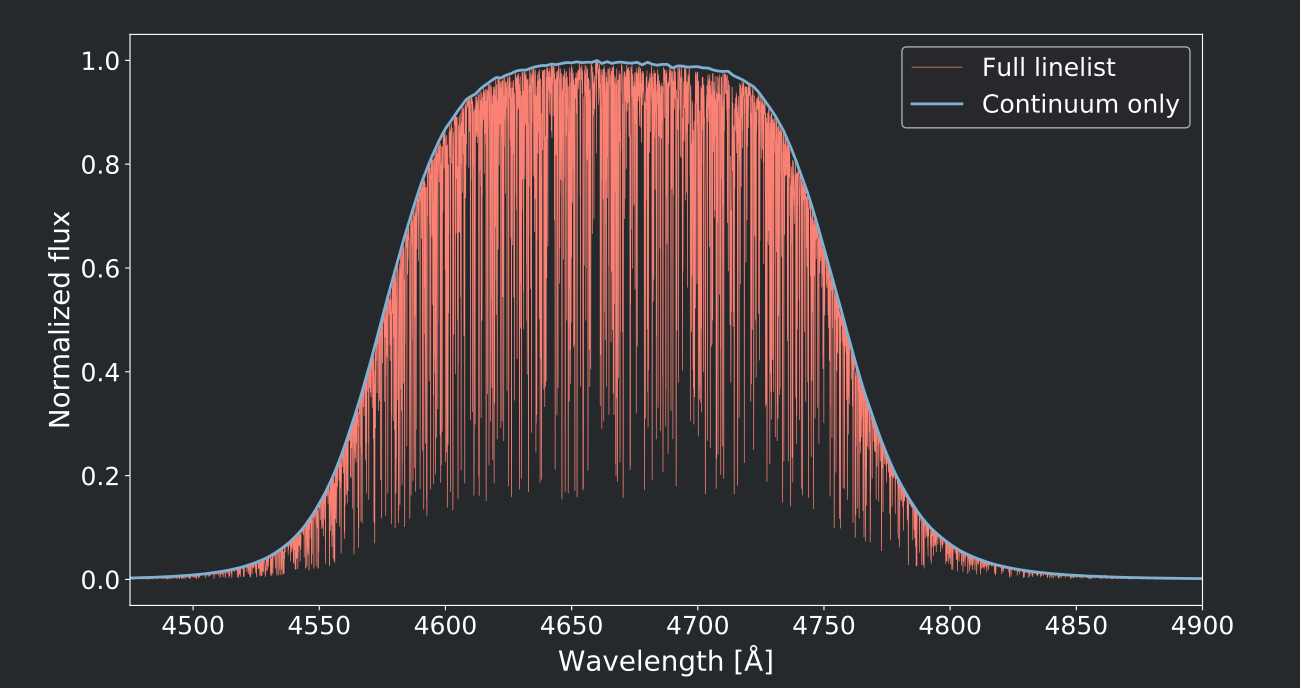

Write the Python code that produced this figure.
#!/usr/bin/env python
# -*- coding: utf-8 -*-

import numpy as np
import matplotlib.pyplot as plt
import common

#common.set_style('1x1')
filename = __file__.split("/")[-1]

spectra_transmitted = np.load('./spectra_transmitted.npy')
spectra_cont_transmitted = np.load('./spectra_cont_transmitted.npy')

f, ax = plt.subplots(1)

ax.set_xlabel(r'Wavelength [$\mathrm{\AA}$]')
ax.set_ylabel('Normalized flux')
ax.set_xlim(4475, 4900)

ax.plot(spectra_transmitted[:, 0],
        spectra_transmitted[:, 1] / spectra_cont_transmitted[:, 1].max(),
        label=r'Full linelist', linewidth=.5)
ax.plot(spectra_cont_transmitted[:, 0],
        spectra_cont_transmitted[:, 1] / spectra_cont_transmitted[:, 1].max(),
        label=r'Continuum only')
ax.legend(loc='upper right')

plt.savefig("../../images/{}.{}".format(filename[:-3], common.pic_format))
